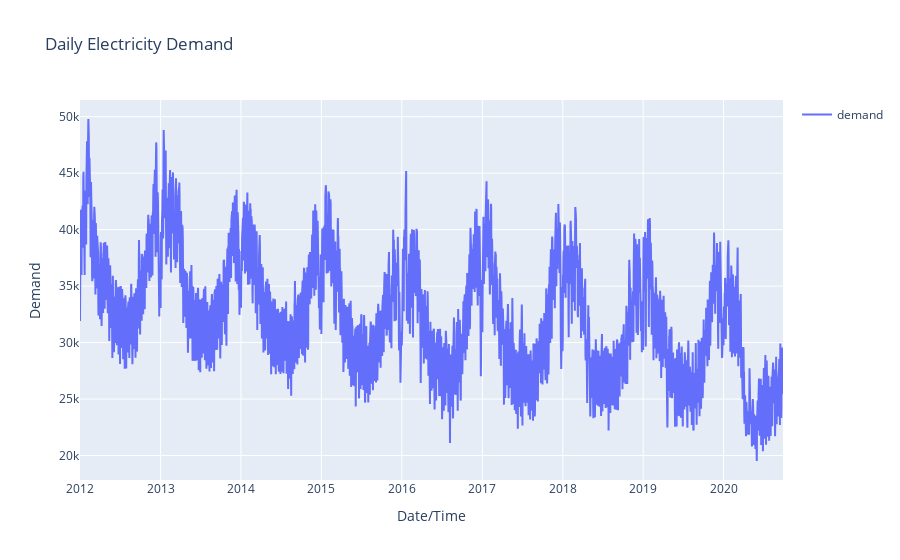

Notebook cell for this chart:
### Code cell
label = "Daily Electricity Demand"
VisualizeTrend(EDATSDataset.demand, label)

### Figure 1 — Plotly figure (JSON) as saved in the notebook; plotly's stock layout.template omitted (floating-point values rounded to 4 significant figures; data arrays with more than 128 entries replaced by an {"elided": "..."} marker saying what was removed)
{"data": [{"mode": "lines", "name": "demand", "type": "scatter", "x": {"elided": "3193 str values"}, "y": {"elided": "3193 int values"}}], "layout": {"showlegend": true, "title": {"text": "Daily Electricity Demand"}, "xaxis": {"title": {"text": "Date/Time"}}, "yaxis": {"title": {"text": "Demand"}}}}
